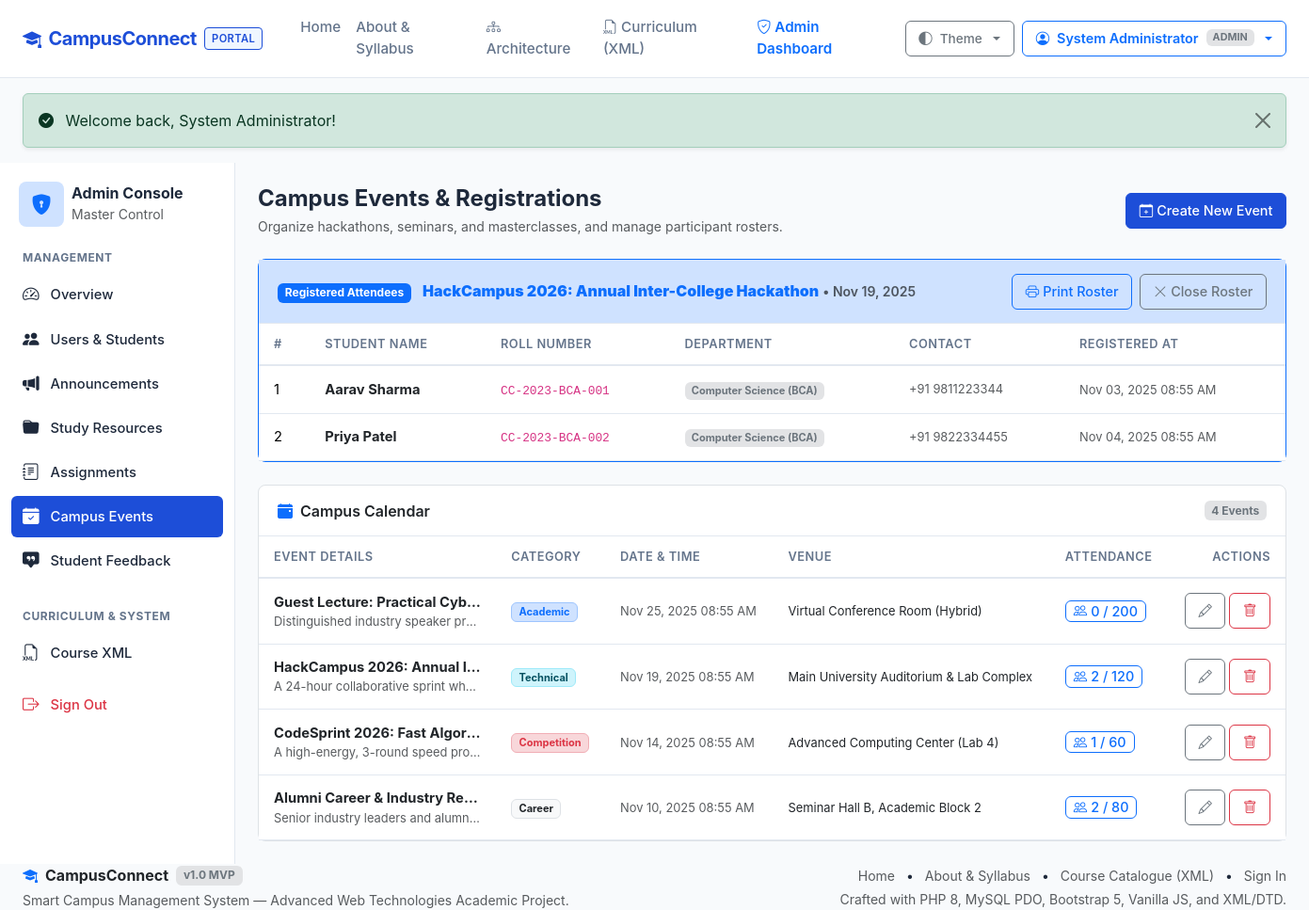
/admin/events.php?view_roster=1 (signed in), run on the app's committed database.
### tables this page shows
CREATE TABLE `events` (
  `id` INT AUTO_INCREMENT PRIMARY KEY,
  `title` VARCHAR(200) NOT NULL,
  `description` TEXT NULL,
  `event_date` DATETIME NOT NULL,
  `venue` VARCHAR(150) NOT NULL,
  `capacity` INT NOT NULL DEFAULT 100,
  `category` VARCHAR(50) NOT NULL DEFAULT 'Academic',
  `created_by` INT NOT NULL,
  `created_at` TIMESTAMP DEFAULT CURRENT_TIMESTAMP,
  FOREIGN KEY (`created_by`) REFERENCES `users`(`id`) ON DELETE CASCADE,
  INDEX `idx_events_date` (`event_date`)
);

CREATE TABLE `event_registrations` (
  `id` INT AUTO_INCREMENT PRIMARY KEY,
  `event_id` INT NOT NULL,
  `student_id` INT NOT NULL,
  `registered_at` TIMESTAMP DEFAULT CURRENT_TIMESTAMP,
  FOREIGN KEY (`event_id`) REFERENCES `events`(`id`) ON DELETE CASCADE,
  FOREIGN KEY (`student_id`) REFERENCES `users`(`id`) ON DELETE CASCADE,
  UNIQUE KEY `unique_student_event` (`event_id`, `student_id`),
  INDEX `idx_reg_student` (`student_id`)
);

CREATE TABLE `users` (
  `id` INT AUTO_INCREMENT PRIMARY KEY,
  `name` VARCHAR(100) NOT NULL,
  `email` VARCHAR(150) NOT NULL UNIQUE,
  `password_hash` VARCHAR(255) NOT NULL,
  `role` ENUM('student', 'admin') NOT NULL DEFAULT 'student',
  `department` VARCHAR(100) NULL,
  `roll_number` VARCHAR(50) NULL,
  `phone` VARCHAR(20) NULL,
  `created_at` TIMESTAMP DEFAULT CURRENT_TIMESTAMP,
  `updated_at` TIMESTAMP DEFAULT CURRENT_TIMESTAMP ON UPDATE CURRENT_TIMESTAMP,
  INDEX `idx_users_role` (`role`),
  INDEX `idx_users_email` (`email`)
);

### includes/functions.php (called while the page is built, shortened)
<?php
function base_url(): string {
    static $base = null;
    if ($base !== null) {
        return $base;
    }
    $scriptName = $_SERVER['SCRIPT_NAME'] ?? '';
    $dir = dirname($scriptName);
    $dir = str_replace('\\', '/', $dir);
    $subfolders = ['/student', '/admin', '/api', '/actions', '/scripts', '/includes', '/xml'];
    foreach ($subfolders as $sub) {
        if (str_ends_with($dir, $sub)) {
            $dir = substr($dir, 0, -strlen($sub));
            break;
        }
    }
    $base = rtrim($dir, '/');
    return $base;
}
function url(string $path = ''): string {
    $cleanPath = ltrim($path, '/');
    $base = base_url();
    return $base . '/' . $cleanPath;
}
function e(?string $string): string {
    if ($string === null) {
        return '';
    }
    return htmlspecialchars($string, ENT_QUOTES | ENT_SUBSTITUTE, 'UTF-8');
}
function format_date(?string $dateTimeStr, string $format = 'M d, Y'): string {
    $timestamp = strtotime($dateTimeStr);
    return $timestamp ? date($format, $timestamp) : '—';
}
function category_badge_class(string $cat): string {
    return match (strtolower(trim($cat))) {
        'academic'    => 'bg-primary-subtle text-primary border border-primary-subtle',
        'events'      => 'bg-success-subtle text-success border border-success-subtle',
        'general'     => 'bg-secondary-subtle text-secondary border border-secondary-subtle',
        'facilities'  => 'bg-warning-subtle text-warning-emphasis border border-warning-subtle',
        'technical'   => 'bg-info-subtle text-info-emphasis border border-info-subtle',
        'competition' => 'bg-danger-subtle text-danger border border-danger-subtle',
        default       => 'bg-light text-dark border',
    };
}

### admin/events.php (the view, shortened to what this page needs)
<?php
require_once dirname(__DIR__) . '/includes/functions.php';
$events = [];
try {
    $pdo = get_db_connection();
    $stmt = $pdo->query("
        SELECT e.id, e.title, e.description, e.event_date, e.venue, e.capacity, e.category, e.created_at,
               COUNT(r.id) as registered_count
        FROM events e
        LEFT JOIN event_registrations r ON e.id = r.event_id
        GROUP BY e.id
        ORDER BY e.event_date DESC
    ");
    $events = $stmt->fetchAll();
} catch (Exception $e) {
    error_log('Fetch events error: ' . $e->getMessage());
}
$viewEventId = (int)($_GET['view_roster'] ?? 0);
$roster = [];
$viewEvent = null;
if ($viewEventId > 0) {
    try {
        $pdo = get_db_connection();
        $stmtEvt = $pdo->prepare("SELECT id, title, event_date, venue FROM events WHERE id = ?");
        $stmtEvt->execute([$viewEventId]);
        $viewEvent = $stmtEvt->fetch();
        if ($viewEvent) {
            $stmtRoster = $pdo->prepare("
                SELECT r.registered_at, u.name as student_name, u.email as student_email, u.roll_number, u.department, u.phone
                FROM event_registrations r
                JOIN users u ON r.student_id = u.id
                WHERE r.event_id = ?
                ORDER BY r.registered_at ASC
            ");
            $stmtRoster->execute([$viewEventId]);
            $roster = $stmtRoster->fetchAll();
        }
    } catch (Exception $e) {
        error_log('Roster error: ' . $e->getMessage());
    }
}
require_once dirname(__DIR__) . '/includes/header.php';
?>
<div class="portal-container">
  <?php require_once dirname(__DIR__) . '/includes/admin_sidebar.php'; ?>
  <main class="portal-content">
    <div class="d-flex flex-wrap justify-content-between align-items-center mb-4 gap-2">
      <div>
        <h4 class="fw-bold mb-1">Campus Events & Registrations</h4>
        <p class="text-muted small mb-0">Organize hackathons, seminars, and masterclasses, and manage participant rosters.</p>
      </div>
      <div>
        <button type="button" class="btn btn-primary" data-bs-toggle="modal" data-bs-target="#createEventModal">
          <i class="bi bi-calendar-plus me-1"></i>Create New Event
        </button>
      </div>
    </div>
    <?php if ($viewEvent): ?>
      <div class="card card-custom mb-4 shadow-none border border-primary">
        <div class="card-header-clean bg-primary-subtle">
          <div>
            <span class="badge bg-primary text-white me-2">Registered Attendees</span>
            <strong class="text-primary"><?= e($viewEvent['title']) ?></strong>
            <span class="small text-muted">&bull; <?= format_date($viewEvent['event_date']) ?></span>
          </div>
          <div class="d-flex gap-2">
            <button onclick="window.print()" class="btn btn-sm btn-outline-primary">
              <i class="bi bi-printer me-1"></i>Print Roster
            </button>
            <a href="<?= url('admin/events.php') ?>" class="btn btn-sm btn-outline-secondary">
              <i class="bi bi-x-lg me-1"></i>Close Roster
            </a>
          </div>
        </div>
        <div class="card-body p-0">
          <div class="table-responsive">
            <table class="table table-custom mb-0 align-middle">
              <thead>
                <tr>
                  <th>#</th>
                  <th>Student Name</th>
                  <th>Roll Number</th>
                  <th>Department</th>
                  <th>Contact</th>
                  <th>Registered At</th>
                </tr>
              </thead>
              <tbody>
                <?php if (empty($roster)): ?>
                  <tr>
                    <td colspan="6" class="text-center py-4 text-muted">No students have registered for this event yet.</td>
                  </tr>
                <?php else: ?>
                  <?php $idx = 1; foreach ($roster as $person): ?>
                    <tr>
                      <td><?= $idx++ ?></td>
                      <td class="fw-bold text-body"><?= e($person['student_name']) ?></td>
                      <td><code><?= e($person['roll_number']) ?></code></td>
                      <td><span class="badge bg-secondary-subtle text-secondary"><?= e($person['department']) ?></span></td>
                      <td>
                        <?php if ($person['phone']): ?>
                          <small class="d-block text-muted"><?= e($person['phone']) ?></small>
                        <?php endif; ?>
                      </td>
                      <td><small class="text-muted"><?= format_date($person['registered_at'], 'M d, Y h:i A') ?></small></td>
                    </tr>
                  <?php endforeach; ?>
                <?php endif; ?>
              </tbody>
            </table>
          </div>
        </div>
      </div>
    <?php endif; ?>
    <div class="card card-custom shadow-none border">
      <div class="card-header-clean">
        <span class="text-body"><i class="bi bi-calendar-event-fill text-primary me-2"></i>Campus Calendar</span>
        <span class="badge bg-secondary-subtle text-secondary"><?= count($events) ?> Events</span>
      </div>
      <div class="card-body p-0">
        <div class="table-responsive">
          <table class="table table-custom mb-0 align-middle">
            <thead>
              <tr>
                <th>Event Details</th>
                <th>Category</th>
                <th>Date & Time</th>
                <th>Venue</th>
                <th>Attendance</th>
                <th class="text-end">Actions</th>
              </tr>
            </thead>
            <tbody>
              <?php if (empty($events)): ?>
                <tr>
                  <td colspan="6" class="text-center py-4 text-muted">No events currently scheduled.</td>
                </tr>
              <?php else: ?>
                <?php foreach ($events as $evt): ?>
                  <tr>
                    <td style="max-width: 250px;">
                      <div class="fw-bold text-body text-truncate"><?= e($evt['title']) ?></div>
                      <small class="text-muted d-block text-truncate"><?= e($evt['description']) ?></small>
                    </td>
                    <td><span class="badge <?= category_badge_class($evt['category']) ?>"><?= e($evt['category']) ?></span></td>
                    <td><small class="text-muted"><?= format_date($evt['event_date'], 'M d, Y h:i A') ?></small></td>
                    <td><small class="text-body"><?= e($evt['venue']) ?></small></td>
                    <td>
                      <a href="<?= url('admin/events.php?view_roster=' . $evt['id']) ?>" class="btn btn-sm btn-outline-primary py-0 px-2 small">
                        <i class="bi bi-people me-1"></i><?= (int)$evt['registered_count'] ?> / <?= (int)$evt['capacity'] ?>
                      </a>
                    </td>
                    <td class="text-end">
                      <div class="d-inline-flex gap-1">
                        <button type="button" class="btn btn-sm btn-outline-secondary" data-bs-toggle="modal" data-bs-target="#editEvtModal-<?= $evt['id'] ?>">
                          <i class="bi bi-pencil"></i>
                        </button>
                        <form method="POST" action="<?= url('admin/events.php') ?>" class="d-inline">
                          <button type="submit" class="btn btn-sm btn-outline-danger" data-confirm="Are you sure you want to delete event '<?= e($evt['title']) ?>'?">
                            <i class="bi bi-trash"></i>
                          </button>
                        </form>
                      </div>
                    </td>
                  </tr>
                <?php endforeach; ?>
              <?php endif; ?>
            </tbody>
          </table>
        </div>
      </div>
    </div>
  </main>
</div>
<?php require_once dirname(__DIR__) . '/includes/footer.php'; ?>

### assets/css/style.css (style rules this page uses)
:root { --cc-primary: #1d4ed8; --cc-primary-hover: #1e40af; --cc-primary-subtle: #eff6ff; --cc-accent: #2563eb; --cc-body-bg: #f8fafc; --cc-card-bg: #ffffff; --cc-card-border: #e2e8f0; --cc-text-main: #1e293b; --cc-text-muted: #64748b; --cc-sidebar-bg: #ffffff; --cc-sidebar-border: #e2e8f0; --font-stack: -apple-system, BlinkMacSystemFont, "Segoe UI", Roboto, "Helvetica Neue", Arial, sans-serif; }
body { font-family: var(--font-stack); background-color: var(--cc-body-bg); color: var(--cc-text-main); min-height: 100vh; display: flex; flex-direction: column; -webkit-font-smoothing: antialiased; }
main { flex: 1 0 auto; }
.card-custom { background-color: var(--cc-card-bg); border: 1px solid var(--cc-card-border); border-radius: 8px; box-shadow: 0 1px 3px rgba(0, 0, 0, 0.05); transition: border-color 0.15s ease; }
.card-header-clean { background-color: transparent; border-bottom: 1px solid var(--cc-card-border); padding: 0.9rem 1.25rem; font-weight: 600; display: flex; align-items: center; justify-content: space-between; }
.portal-container { display: flex; min-height: calc(100vh - 60px); }
.portal-content { flex-grow: 1; padding: 1.5rem; max-width: 100%; overflow-x: hidden; }
.table-custom { width: 100%; border-collapse: collapse; }
.table-custom th { font-size: 0.8rem; font-weight: 600; text-transform: uppercase; letter-spacing: 0.04em; color: var(--cc-text-muted); background-color: var(--cc-card-bg); border-bottom: 2px solid var(--cc-card-border); padding: 0.75rem 1rem; }
.table-custom td { padding: 0.85rem 1rem; border-bottom: 1px solid var(--cc-card-border); vertical-align: middle; font-size: 0.92rem; }
.btn { font-weight: 500; border-radius: 6px; padding: 0.45rem 0.85rem; font-size: 0.9rem; }
.btn-primary { background-color: var(--cc-primary); border-color: var(--cc-primary); }

### data on the page
events: title "HackCampus 2026: Annual Inter-College Hackathon", event_date "Nov 19, 2025", title "HackCampus 2026: Annual I…", description "A 24-hour collaborative sprint wh…", category "Technical", event_date "Nov 19, 2025 08:55 AM", venue "Main University Auditorium & Lab Complex", registered_count "2", capacity "120"
event_registrations: student.name "Aarav Sharma", student.roll_number "CC-2023-BCA-001", student.department "Computer Science (BCA)", student.phone "+91 9811223344", registered_at "Nov 03, 2025 08:55 AM"
event_registrations: student.name "Priya Patel", student.roll_number "CC-2023-BCA-002", student.department "Computer Science (BCA)", student.phone "+91 9822334455", registered_at "Nov 04, 2025 08:55 AM"
events: title "Guest Lecture: Practical Cyb…", description "Distinguished industry speaker pr…", category "Academic", event_date "Nov 25, 2025 08:55 AM", venue "Virtual Conference Room (Hybrid)", registered_count "0", capacity "200"
events: title "CodeSprint 2026: Fast Algor…", description "A high-energy, 3-round speed pro…", category "Competition", event_date "Nov 14, 2025 08:55 AM", venue "Advanced Computing Center (Lab 4)", registered_count "1", capacity "60"
events: title "Alumni Career & Industry Re…", description "Senior industry leaders and alumn…", category "Career", event_date "Nov 10, 2025 08:55 AM", venue "Seminar Hall B, Academic Block 2", registered_count "2", capacity "80"

### other printed values
$currentUser['name'] "System Administrator"
$currentUser['role'] "ADMIN"
$flash['message'] "Welcome back, System Administrator!"
count($events) "4"
